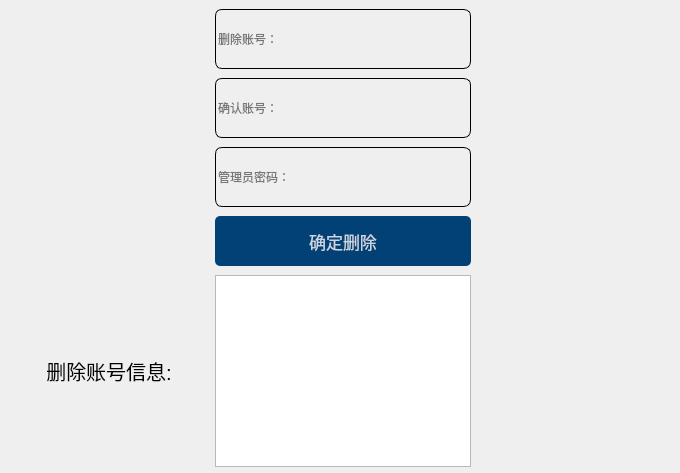
                <widget class="QWidget" name="page_delete">
                 <layout class="QGridLayout" name="gridLayout_9" rowstretch="1,0,0,0,0">
                  <property name="leftMargin">
                   <number>9</number>
                  </property>
                  <property name="topMargin">
                   <number>9</number>
                  </property>
                  <property name="rightMargin">
                   <number>9</number>
                  </property>
                  <property name="bottomMargin">
                   <number>6</number>
                  </property>
                  <property name="horizontalSpacing">
                   <number>6</number>
                  </property>
                  <property name="verticalSpacing">
                   <number>9</number>
                  </property>
                  <item row="3" column="1">
                   <widget class="QPushButton" name="pushButton_affirmdelete">
                    <property name="minimumSize">
                     <size>
                      <width>0</width>
                      <height>50</height>
                     </size>
                    </property>
                    <property name="font">
                     <font>
                      <pointsize>13</pointsize>
                     </font>
                    </property>
                    <property name="styleSheet">
                     <string notr="true">QPushButton#pushButton_affirmdelete{
background-color:rgba(2,65,118,255);
color:rgba(255,255,255,200);
border-radius:5px;
}
QPushButton#pushButton_affirmdelete:hover{
background-color:rgba(2,65,118,150);
color:rgba(255,255,255,200);
border-radius:5px;
}
QPushButton#pushButton_affirmdelete:pressed{
padding-left:5px;
padding-top:5px;
background-color:rgba(2,65,118,100);
}</string>
                    </property>
                    <property name="text">
                     <string>确定删除</string>
                    </property>
                   </widget>
                  </item>
                  <item row="0" column="1">
                   <widget class="QLineEdit" name="lineEdit_delete">
                    <property name="minimumSize">
                     <size>
                      <width>0</width>
                      <height>60</height>
                     </size>
                    </property>
                    <property name="font">
                     <font>
                      <pointsize>9</pointsize>
                     </font>
                    </property>
                    <property name="styleSheet">
                     <string notr="true">background-color: rgba(0, 0, 0,0);
border:1px solid rgba(0,0,0,0);
border-radius:7px;
border-color: rgb(0, 0, 0);</string>
                    </property>
                    <property name="echoMode">
                     <enum>QLineEdit::Normal</enum>
                    </property>
                    <property name="placeholderText">
                     <string>删除账号：</string>
                    </property>
                   </widget>
                  </item>
                  <item row="0" column="0">
                   <spacer name="horizontalSpacer_28">
                    <property name="orientation">
                     <enum>Qt::Horizontal</enum>
                    </property>
                    <property name="sizeType">
                     <enum>QSizePolicy::Fixed</enum>
                    </property>
                    <property name="sizeHint" stdset="0">
                     <size>
                      <width>200</width>
                      <height>20</height>
                     </size>
                    </property>
                   </spacer>
                  </item>
                  <item row="0" column="2">
                   <spacer name="horizontalSpacer_29">
                    <property name="orientation">
                     <enum>Qt::Horizontal</enum>
                    </property>
                    <property name="sizeType">
                     <enum>QSizePolicy::Fixed</enum>
                    </property>
                    <property name="sizeHint" stdset="0">
                     <size>
                      <width>200</width>
                      <height>20</height>
                     </size>
                    </property>
                   </spacer>
                  </item>
                  <item row="2" column="1">
                   <widget class="QLineEdit" name="lineEdit_managedecode">
                    <property name="minimumSize">
                     <size>
                      <width>0</width>
                      <height>60</height>
                     </size>
                    </property>
                    <property name="font">
                     <font>
                      <pointsize>9</pointsize>
                     </font>
                    </property>
                    <property name="styleSheet">
                     <string notr="true">background-color: rgba(0, 0, 0,0);
border:1px solid rgba(0,0,0,0);
border-radius:7px;
border-color: rgb(0, 0, 0);</string>
                    </property>
                    <property name="echoMode">
                     <enum>QLineEdit::Normal</enum>
                    </property>
                    <property name="placeholderText">
                     <string>管理员密码：</string>
                    </property>
                   </widget>
                  </item>
                  <item row="1" column="1">
                   <widget class="QLineEdit" name="lineEdit_affirmdelete">
                    <property name="minimumSize">
                     <size>
                      <width>0</width>
                      <height>60</height>
                     </size>
                    </property>
                    <property name="font">
                     <font>
                      <pointsize>9</pointsize>
                     </font>
                    </property>
                    <property name="styleSheet">
                     <string notr="true">background-color: rgba(0, 0, 0,0);
border:1px solid rgba(0,0,0,0);
border-radius:7px;
border-color: rgb(0, 0, 0);</string>
                    </property>
                    <property name="echoMode">
                     <enum>QLineEdit::Normal</enum>
                    </property>
                    <property name="placeholderText">
                     <string>确认账号：</string>
                    </property>
                   </widget>
                  </item>
                  <item row="4" column="1">
                   <widget class="QTextBrowser" name="textBrowser_delete"/>
                  </item>
                  <item row="4" column="0">
                   <widget class="QLabel" name="label_4">
                    <property name="font">
                     <font>
                      <pointsize>15</pointsize>
                     </font>
                    </property>
                    <property name="text">
                     <string>删除账号信息:</string>
                    </property>
                    <property name="textFormat">
                     <enum>Qt::MarkdownText</enum>
                    </property>
                    <property name="alignment">
                     <set>Qt::AlignCenter</set>
                    </property>
                   </widget>
                  </item>
                 </layout>
                </widget>
